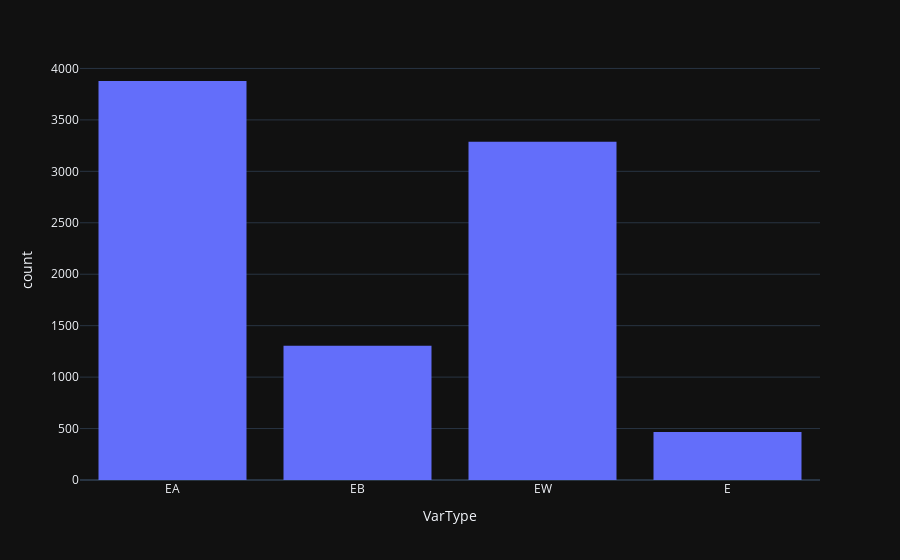

This figure's notebook cell:
### Code cell
"""
5. Close Binary Eclipsing Systems - ALGOL IS HERE

We adopt a triple system of classifying eclipsing binary systems:
according to the shape of the combined light curve, as well as to
physical and evolutionary characteristics of their components.
The classification based on light curves is simple, traditional,
and suits the observers; the second and third classification
methods take into account positions of the binary-system
components in the (MV ,B-V) diagram and the degree of inner Roche
lobe filling. Estimates are made by applying the simple criteria
proposed by Svechnikov and Istomin (1979). The symbols for the
types of eclipsing binary systems that we use are given below.
"""

# a) Classification based on the shape of the light curve:

star_types = {
  "E": "Eclipsing binary systems. These are binary systems with orbital planes so close to the observer's line of sight (the inclination i of the orbital plane to the plane orthogonal to the line of sight is close to 90 deg) that the components periodically eclipse each other. Consequently, the observer finds changes of the apparent combined brightness of the system with the period coincident with that of the components' orbital motion.",
  "EA": "Algol (Beta Persei)-type eclipsing systems. Binaries with spherical or slightly ellipsoidal components. It is possible to specify, for their light curves, the moments of the beginning and end of the eclipses. Between eclipses the light remains almost constant or varies insignificantly because of reflection effects, slight ellipsoidality of components, or physical variations. Secondary minima may be absent. An extremely wide range of periods is observed, from 0.2 to >= 10000 days. Light amplitudes are also quite different and may reach several magnitudes.",
  "EB": "Beta Lyrae-type eclipsing systems. These are eclipsing systems having ellipsoidal components and light curves for which it is impossible to specify the exact times of onset and end of eclipses because of a continuous change of a system's apparent combined brightness between eclipses; secondary minimum is observed in all cases, its depth usually being considerably smaller than that of the primary minimum; periods are mainly longer than 1 day. The components generally belong to early spectral types (B-A). Light amplitudes are usually <2 mag in V.",
  "EW": "W Ursae Majoris-type eclipsing variables. These are eclipsers with periods shorter than 1 days, consisting of ellipsoidal components almost in contact and having light curves for which it is impossible to specify the exact times of onset and end of eclipses. The depths of the primary and secondary minima are almost equal or differ insignificantly. Light amplitudes are usually <0.8 mag in V. The components generally belong to spectral types F-G and later."
}

filtered_df = df[df['VarType'].isin(star_types)]

fig = px.histogram(filtered_df, x='VarType')

fig.show()

### Figure 1 — Plotly figure (JSON) as saved in the notebook; plotly's stock layout.template omitted (floating-point values rounded to 4 significant figures; data arrays with more than 128 entries replaced by an {"elided": "..."} marker saying what was removed)
{"data": [{"alignmentgroup": "True", "bingroup": "x", "hovertemplate": "VarType=%{x}<br>count=%{y}<extra></extra>", "legendgroup": "", "marker": {"color": "#636efa", "pattern": {"shape": ""}}, "name": "", "offsetgroup": "", "orientation": "v", "showlegend": false, "x": {"elided": "8938 str values"}, "xaxis": "x", "yaxis": "y", "type": "histogram"}], "layout": {"xaxis": {"anchor": "y", "domain": [0.0, 1.0], "title": {"text": "VarType"}}, "yaxis": {"anchor": "x", "domain": [0.0, 1.0], "title": {"text": "count"}}, "legend": {"tracegroupgap": 0}, "margin": {"t": 60}, "barmode": "relative"}}
